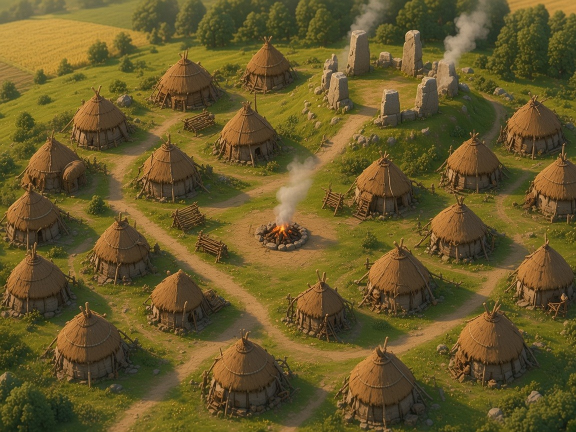
#> input picture docs/concept/reference-boards/src/age-0-stone.jpg, 1152 x 864 px (shown at 1/2 size)
$ python ext.py
#> lines starting #> are read from the running program, lines starting #| are printed output that depends on the picture
"""Builds the T-020 extension sheets (ages-300m, cultures-300m, do-and-dont) and contact-sheet.jpg.
No text is drawn; panel order and meaning are listed in index.md.  Run from the repo root (Pillow)."""
import os
from PIL import Image, ImageDraw
H = os.path.dirname(os.path.abspath(__file__)); O = os.path.join(H, '..'); BG = (11, 15, 23)
def fit(im, w, h):                      # centre-crop to w:h, then resize
    W, Hh = im.size; r = w / h
    if W / Hh > r: nw = int(Hh * r); im = im.crop(((W - nw) // 2, 0, (W - nw) // 2 + nw, Hh))
    else: nh = int(W / r); im = im.crop((0, (Hh - nh) // 2, W, (Hh - nh) // 2 + nh))
    return im.resize((w, h), Image.LANCZOS)
src = lambda n: Image.open(os.path.join(H, n)).convert('RGB')
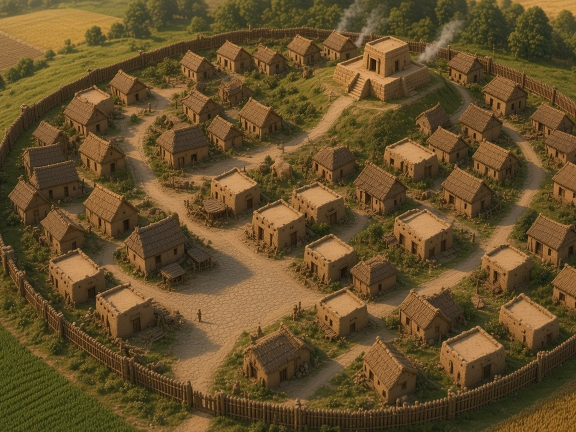
#> input picture docs/concept/reference-boards/src/age-1-bronze.jpg, 1152 x 864 px (shown at 1/2 size)
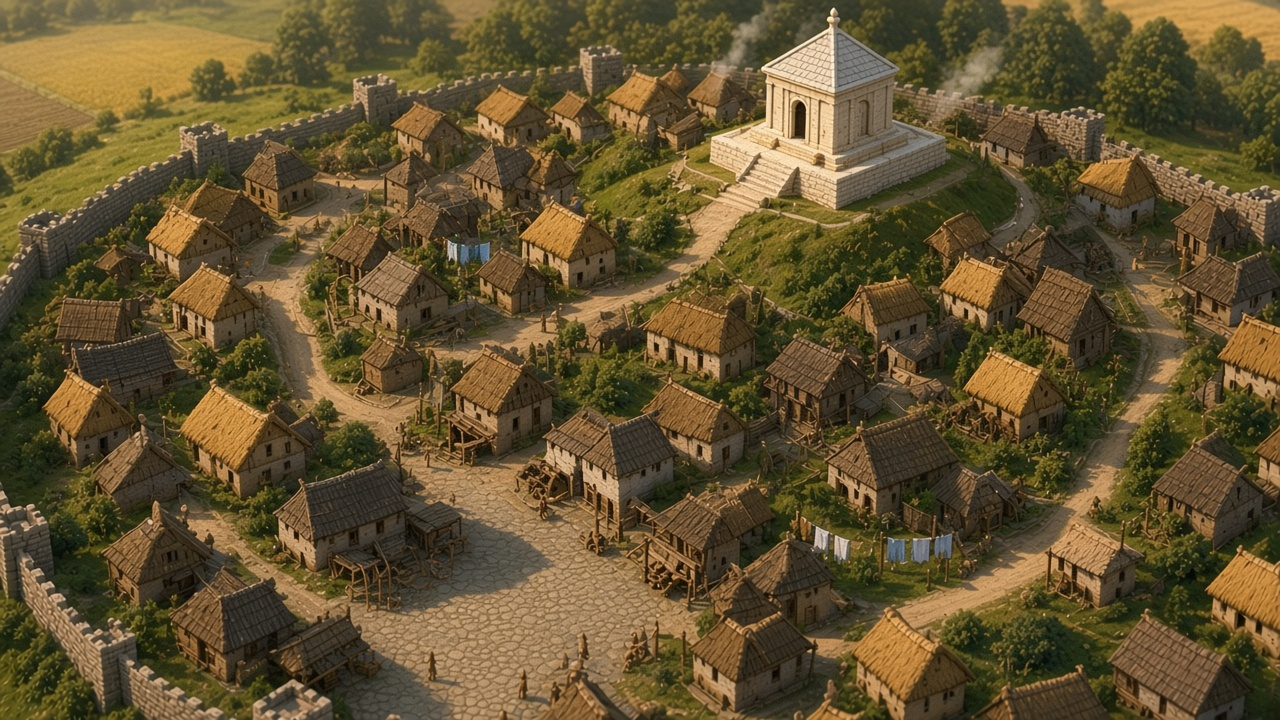
#> input picture docs/concept/reference-boards/hero-buildings-300m.png, 1280 x 720 px
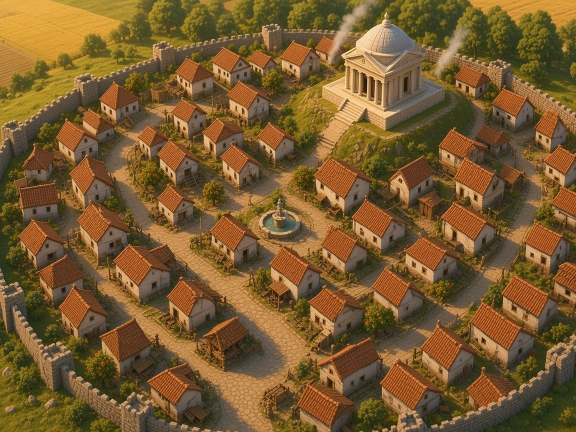
#> input picture docs/concept/reference-boards/src/age-3-sail.jpg, 1152 x 864 px (shown at 1/2 size)
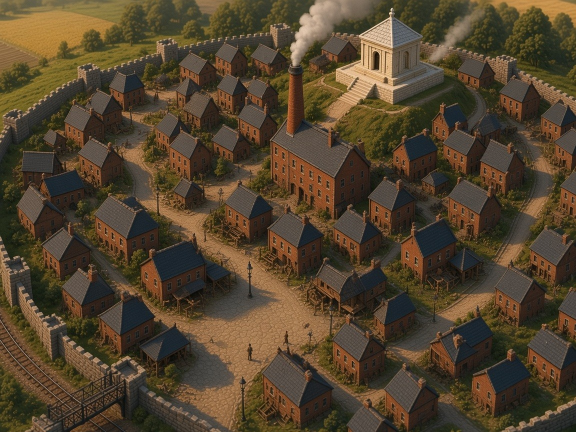
#> input picture docs/concept/reference-boards/src/age-4-industry.jpg, 1152 x 864 px (shown at 1/2 size)
hero = lambda n: Image.open(os.path.join(O, f'hero-{n}.png')).convert('RGB')

# ages-300m and cultures-300m: panels in one row, each with its own measured 5-swatch palette and hex codes
import numpy as np
from PIL import ImageFont
FONT = ImageFont.truetype(os.path.join(O, '..', '..', '..', 'assets', 'fonts', 'inter', 'Inter-Regular.ttf'), 17)
def pal5(im):
    q = im.resize((256, 192)).quantize(colors=5, method=Image.Quantize.MEDIANCUT)
    cols = q.getpalette()[:15]; cnt = sorted(q.getcolors(), reverse=True)
    c = [tuple(cols[i * 3:i * 3 + 3]) for n, i in cnt]
    return sorted(c, key=lambda t: 0.2126 * t[0] + 0.7152 * t[1] + 0.0722 * t[2])
PALS = {}
def strip(panels, w, h, out):
    s = Image.new('RGB', (len(panels) * w, h + 96), BG); d = ImageDraw.Draw(s)
    for i, (key, im) in enumerate(panels):
        s.paste(fit(im, w - 4, h - 4), (i * w + 2, 2)); cols = pal5(fit(im, w, h)); PALS[key] = ['#%02x%02x%02x' % c for c in cols]
        sw = (w - 4) / 5
        for j, c in enumerate(cols):
            x = int(i * w + 2 + j * sw); d.rectangle([x, h + 2, int(x + sw) - 1, h + 92], fill=c)
            Y = 0.2126 * c[0] + 0.7152 * c[1] + 0.0722 * c[2]
            d.text((x + 8, h + 66), '#%02x%02x%02x' % c, font=FONT, fill=(20, 20, 20) if Y > 120 else (242, 239, 232))
    s.save(os.path.join(O, out), optimize=True)
ages = [('stone', src('age-0-stone.jpg')), ('bronze', src('age-1-bronze.jpg')), ('iron', hero('buildings-300m')), ('sail', src('age-3-sail.jpg')),
#> (the run stopped early here; a loop or call above may not have finished)
